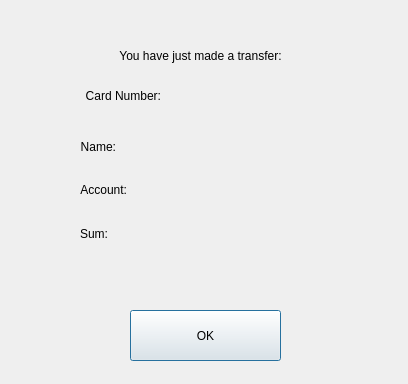
<?xml version="1.0" encoding="UTF-8"?>
<ui version="4.0">
 <class>TransferReceipt</class>
 <widget class="QDialog" name="TransferReceipt">
  <property name="geometry">
   <rect>
    <x>0</x>
    <y>0</y>
    <width>408</width>
    <height>384</height>
   </rect>
  </property>
  <property name="windowTitle">
   <string>Dialog</string>
  </property>
  <widget class="QLabel" name="cardLabel">
   <property name="geometry">
    <rect>
     <x>180</x>
     <y>80</y>
     <width>201</width>
     <height>31</height>
    </rect>
   </property>
   <property name="text">
    <string>&lt;Card&gt;</string>
   </property>
  </widget>
  <widget class="QPushButton" name="farewellOkButton">
   <property name="geometry">
    <rect>
     <x>130</x>
     <y>310</y>
     <width>151</width>
     <height>51</height>
    </rect>
   </property>
   <property name="text">
    <string>OK</string>
   </property>
  </widget>
  <widget class="QLabel" name="label">
   <property name="geometry">
    <rect>
     <x>20</x>
     <y>80</y>
     <width>141</width>
     <height>31</height>
    </rect>
   </property>
   <property name="text">
    <string>Card Number:</string>
   </property>
   <property name="alignment">
    <set>Qt::AlignRight|Qt::AlignTrailing|Qt::AlignVCenter</set>
   </property>
  </widget>
  <widget class="QLabel" name="label_2">
   <property name="geometry">
    <rect>
     <x>90</x>
     <y>40</y>
     <width>221</width>
     <height>31</height>
    </rect>
   </property>
   <property name="text">
    <string>You have just made a transfer:</string>
   </property>
   <property name="alignment">
    <set>Qt::AlignCenter</set>
   </property>
  </widget>
  <widget class="QWidget" name="formLayoutWidget_2">
   <property name="geometry">
    <rect>
     <x>80</x>
     <y>140</y>
     <width>231</width>
     <height>121</height>
    </rect>
   </property>
   <layout class="QFormLayout" name="mainLayout">
    <property name="fieldGrowthPolicy">
     <enum>QFormLayout::AllNonFixedFieldsGrow</enum>
    </property>
    <item row="0" column="0">
     <widget class="QLabel" name="nameLAbel">
      <property name="text">
       <string>Name:</string>
      </property>
      <property name="alignment">
       <set>Qt::AlignRight|Qt::AlignTrailing|Qt::AlignVCenter</set>
      </property>
     </widget>
    </item>
    <item row="0" column="1">
     <widget class="QLabel" name="nameConfLabel">
      <property name="text">
       <string>&lt;Name&gt;</string>
      </property>
     </widget>
    </item>
    <item row="1" column="0">
     <spacer name="verticalSpacer">
      <property name="orientation">
       <enum>Qt::Vertical</enum>
      </property>
      <property name="sizeHint" stdset="0">
       <size>
        <width>20</width>
        <height>40</height>
       </size>
      </property>
     </spacer>
    </item>
    <item row="2" column="0">
     <widget class="QLabel" name="accountLabel">
      <property name="text">
       <string>Account:</string>
      </property>
      <property name="alignment">
       <set>Qt::AlignRight|Qt::AlignTrailing|Qt::AlignVCenter</set>
      </property>
     </widget>
    </item>
    <item row="2" column="1">
     <widget class="QLabel" name="accountConfLabel">
      <property name="text">
       <string>&lt;Account&gt;</string>
      </property>
     </widget>
    </item>
    <item row="3" column="0">
     <spacer name="verticalSpacer_2">
      <property name="orientation">
       <enum>Qt::Vertical</enum>
      </property>
      <property name="sizeHint" stdset="0">
       <size>
        <width>20</width>
        <height>40</height>
       </size>
      </property>
     </spacer>
    </item>
    <item row="4" column="0">
     <widget class="QLabel" name="sumLAbel">
      <property name="text">
       <string>Sum:</string>
      </property>
      <property name="alignment">
       <set>Qt::AlignRight|Qt::AlignTrailing|Qt::AlignVCenter</set>
      </property>
     </widget>
    </item>
    <item row="4" column="1">
     <widget class="QLabel" name="sumConfLabel">
      <property name="text">
       <string>&lt;Sum&gt;</string>
      </property>
     </widget>
    </item>
    <item row="5" column="1">
     <widget class="QLabel" name="startDateConfLabel">
      <property name="text">
       <string/>
      </property>
     </widget>
    </item>
   </layout>
  </widget>
  <widget class="QLabel" name="dateLabel">
   <property name="geometry">
    <rect>
     <x>20</x>
     <y>10</y>
     <width>171</width>
     <height>21</height>
    </rect>
   </property>
   <property name="text">
    <string>&lt;Date&gt;</string>
   </property>
  </widget>
 </widget>
 <resources/>
 <connections/>
</ui>
